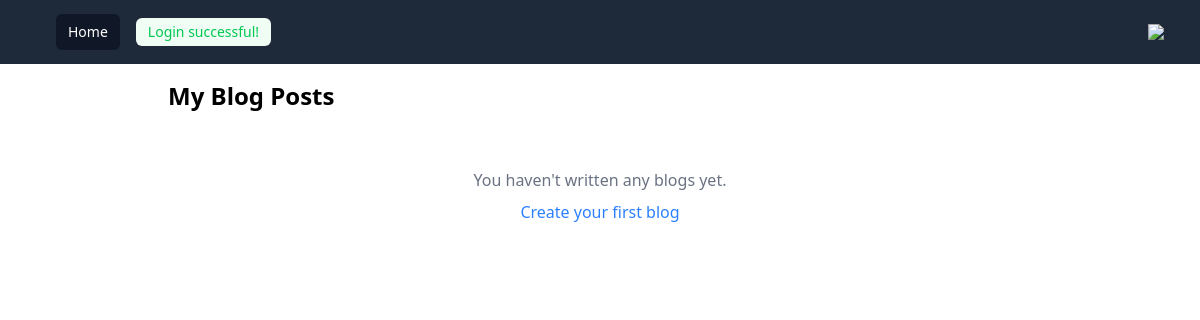
/blog/my-blogs/ (signed in), run on an earlier commit of the app's database.
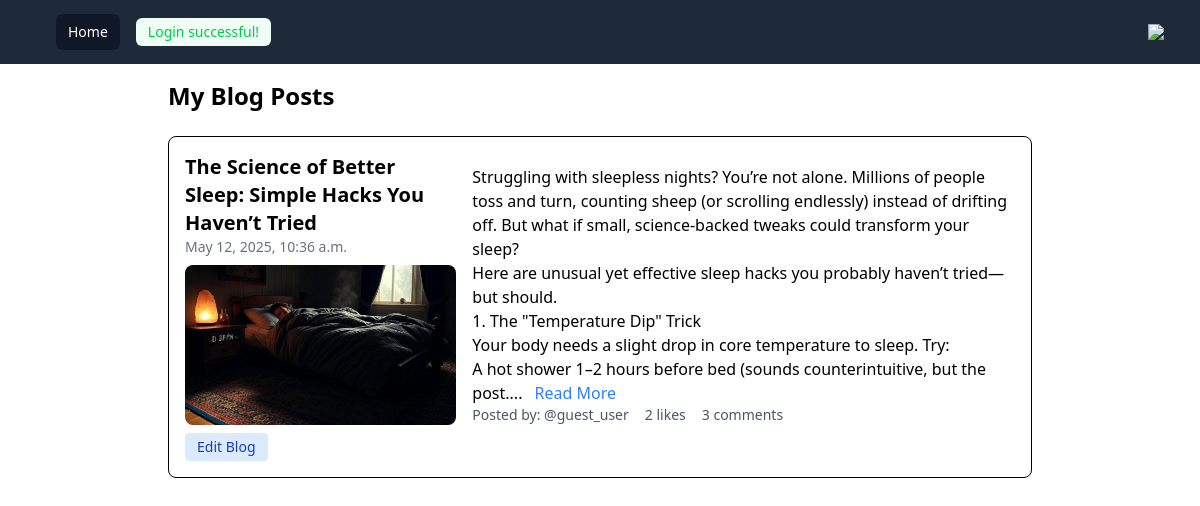
And on a later commit of the database.
### App_Blog/models.py (models this page shows, shortened)
class Blog(models.Model):
    author=models.ForeignKey(User,on_delete=models.CASCADE,related_name='post_author')
    blog_title=models.CharField(max_length=200,verbose_name='put a title')
    slug=models.SlugField(max_length=200,unique=True)
    blog_content=models.TextField(verbose_name='what is on your mind?')
    blog_image=models.ImageField(upload_to='blog_images',verbose_name='image')
    publish_date=models.DateTimeField(auto_now_add=True)
    update_date=models.DateTimeField(auto_now=True)

### App_Blog/views.py (the view)
# urls.py: path('my-blogs/', login_required(views.MyBlogs.as_view()), name='my_blogs'),
class MyBlogs(LoginRequiredMixin,TemplateView):
    template_name='App_Blog/my_blogs.html'

### App_Blog/templatetags/custom_filters.py (called while the page is built)
def range_filter(value):
    return value[0:500]+"...."

### templates/App_Blog/my_blogs.html (shortened to what this page needs)
{% extends "base.html" %}
{% load tailwind_filters %}
{% load custom_filters %}
{% block body_block %}
<div class="max-w-4xl mx-auto p-4">
  <h1 class="text-2xl font-bold mb-6">My Blog Posts</h1>
  {% for blog in user.post_author.all %}
  <article class="flex flex-col md:flex-row gap-4 mb-8 p-4 border rounded-lg hover:shadow-md transition-shadow">
    <div class="md:w-1/3">
      <h3 class="text-xl font-semibold">{{blog.blog_title}}</h3>
      <p class="text-sm text-gray-500 mb-2">{{blog.publish_date}}</p>
      {% if blog.blog_image %}
      <img src="/media/{{blog.blog_image}}"
           alt="{{blog.blog_title}}"
           class="w-full h-40 object-cover rounded-lg mb-2">
      {% endif %}
      <a href="{% url 'App_Blog:edit_blog' pk=blog.pk %}"
         class="inline-block text-sm bg-blue-100 hover:bg-blue-200 text-blue-800 py-1 px-3 rounded">
        Edit Blog
      </a>
    </div>
    <div class="md:w-2/3">
      <p class="text-gray-700 mb-3">
        {% autoescape off %}
          {{blog.blog_content|linebreaks|range_filter}}
        {% endautoescape %}
        <a href="{% url 'App_Blog:blog_details' slug=blog.slug %}"
           class="text-blue-500 hover:text-blue-700 ml-2">
          Read More
        </a>
      </p>
      <div class="flex flex-wrap gap-4 text-sm text-gray-600">
        <span>Posted by: @{{blog.author}}</span>
        <span>{{ blog.liked_blog.count }} likes</span>
        <span>{{ blog.blog_comment.count }} comments</span>
      </div>
    </div>
  </article>
  {% empty %}
  <div class="text-center py-8">
    <p class="text-gray-500">You haven't written any blogs yet.</p>
    <a href="{% url 'App_Blog:create_blog' %}"
       class="inline-block mt-2 text-blue-500 hover:text-blue-700">
      Create your first blog
    </a>
  </div>
  {% endfor %}
</div>
{% endblock %}

What changed in the data, as far as the page shows it:
added Blog: blog_title "The Science of Better Sleep: Simple Hacks You Haven’t Tried", publish_date "May 12, 2025, 10:36 a.m.", blog_image (picture), blog_content|range_filter "Struggling with sleepless nights? You’re not alone. Millions of people toss and turn, counting sheep (or scrolling endlessly) instead of drifting off. But what if small, science-backed tweaks could transform your sleep? Here are unusual yet effective sleep hacks you probably haven’t tried—but should. 1. The \"Temperature Dip\" Trick Your body needs a slight drop in core temperature to sleep. Try: A hot shower 1–2 hours before bed (sounds counterintuitive, but the post....", author "guest_user", liked_blog.count "2", blog_comment.count "3"
Also different on the page:
text no longer shown: "You haven't written any blogs yet. Create your first blog"
